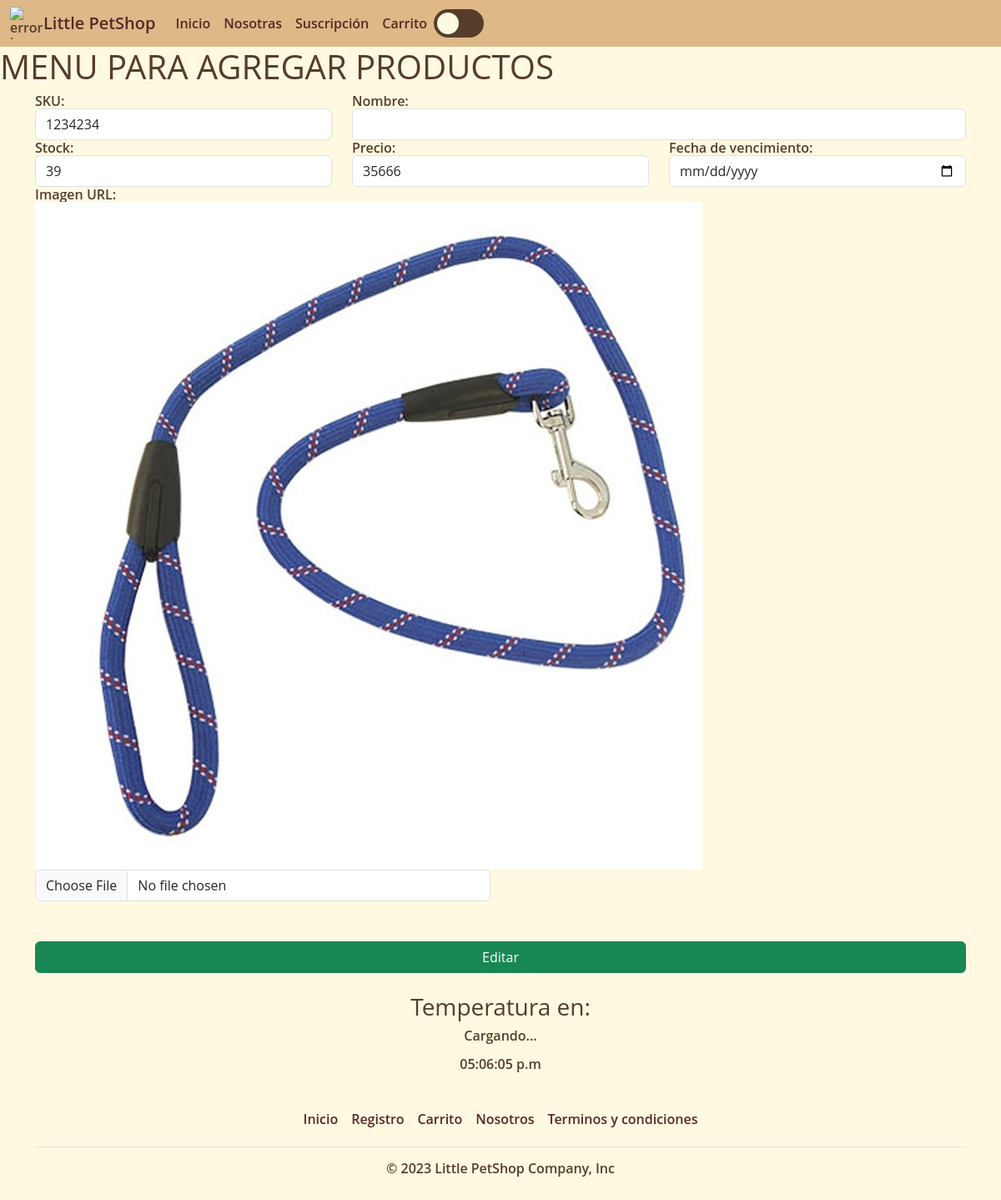
Screenshot of /editarProducto/1234234 with the database file from the repository.
### apps/Tienda/models.py (models this page shows, shortened)
class Producto(models.Model):
    sku = models.CharField(primary_key=True, max_length=50)
    nombreProd = models.CharField(max_length=50, null=False)
    precio = models.IntegerField(null=False)
    stock = models.IntegerField(null=True)
    fecha_vencimiento = models.DateField(null=True)
    image_url = models.ImageField(upload_to='images/', null=True, blank=True)

### apps/Tienda/views.py (the view)
# urls.py: path('editarProducto/<sku>', views.cargarEditarProducto),
def cargarEditarProducto(request, sku):
    productos = Producto.objects.get(sku=sku)
    return render(request, "editarProducto.html", {"prod": productos})

### apps/Tienda/templates/editarProducto.html (shortened to what this page needs)
{% extends './baseTodos.html' %}
{% load static %}
{% block body %}
    <h1>MENU PARA AGREGAR PRODUCTOS</h1>
    <div class="container">
        <form id="formularioAgregarProducto" action="/editarProductoForm" method="POST" enctype="multipart/form-data"> {% csrf_token %}
            <div class="row">
                <div class="col-md-4">
                    <label for="txtSku">SKU:</label>
                    <input value="{{prod.sku}}" readonly name="txtSku" id="txtSku" type="text" class="form-control">
                </div>
                <div class="col-md-8">
                    <label for="txtNombre">Nombre:</label>
                    <input value="{{prod.nombre}}" name="txtNombre" id="txtNombre" type="text" class="form-control">
                </div>
                <div class="col-md-4">
                    <label for="txtStock">Stock:</label>
                    <input value="{{prod.stock}}" name="txtStock" id="txtStock" type="text" class="form-control">
                </div>
                <div class="col-md-4">
                    <label for="txtPrecio">Precio:</label>
                    <input value="{{prod.precio}}" name="txtPrecio" id="txtPrecio" type="number" class="form-control">
                </div>
                <div class="col-md-4">
                    <label for="fechaVencimientoSel">Fecha de vencimiento:</label>
                    <input value="{{prod.fechaVencimientoSel}}" type="date" name="fechaVencimientoSel" id="fechaVencimientoSel" type="text" class="form-control">
                </div>
                <div class="col-md-6">
                    <label for="txtImg">Imagen URL:</label>
                    <img src="{{prod.image_url.url}}" alt="">
                    <input name="txtImg" id="txtImg" type="file" class="form-control">
                </div>
            </div>
            <button class="btn btn-success mt-5 w-100">Editar</button>
        </form>
    </div>
{% endblock %}

### apps/Tienda/static/css/estilos.css (style rules this page uses)
body { margin: 0; font: 600 16px/18px "Open Sans", sans-serif; }
:root { --color-fuente: #553d2a; --color-fondo: #fff9e1; }
body { background-color: var(--color-fondo); color: var(--color-fuente); }

### rows the page displays
Producto: txtSku "1234234", txtStock "39", txtPrecio "35666", image_url (picture)
